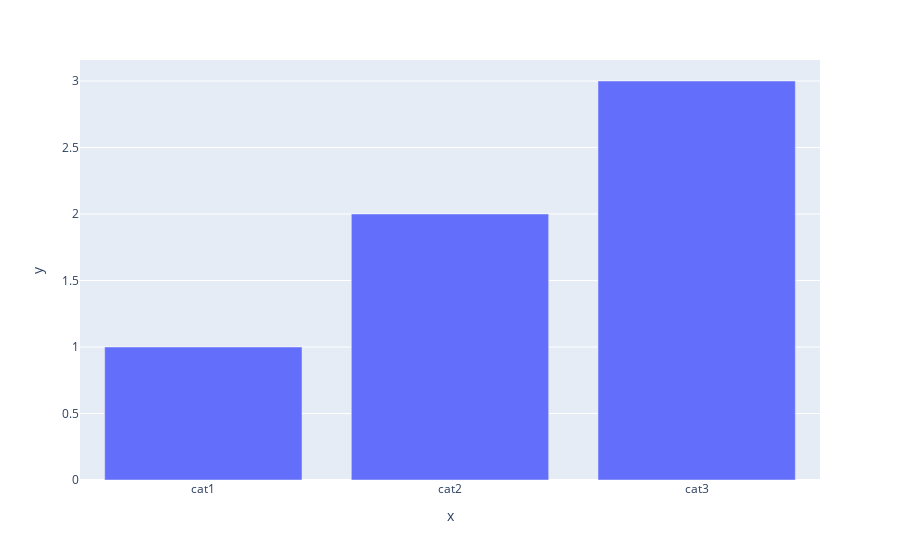

The code cell stored with this chart in its notebook:
### Markdown cell above
3. <b>Bar plots:</b> Bar plots can be used to visualize categorical data.

### Code cell
# Create some sample data
categories = ['cat1', 'cat2', 'cat3']
values = [1, 2, 3]

# Create a bar plot
fig = px.bar(x=categories, y=values)
fig.show()

### Figure 1 — Plotly figure (JSON) as saved in the notebook; plotly's stock layout.template omitted (floating-point values rounded to 4 significant figures)
{"data": [{"alignmentgroup": "True", "hovertemplate": "x=%{x}<br>y=%{y}<extra></extra>", "legendgroup": "", "marker": {"color": "#636efa", "pattern": {"shape": ""}}, "name": "", "offsetgroup": "", "orientation": "v", "showlegend": false, "textposition": "auto", "type": "bar", "x": ["cat1", "cat2", "cat3"], "xaxis": "x", "y": [1, 2, 3], "yaxis": "y"}], "layout": {"autosize": true, "barmode": "relative", "legend": {"tracegroupgap": 0}, "margin": {"t": 60}, "xaxis": {"anchor": "y", "autorange": true, "domain": [0, 1], "range": [-0.5, 2.5], "title": {"text": "x"}, "type": "category"}, "yaxis": {"anchor": "x", "autorange": true, "domain": [0, 1], "range": [0, 3.158], "title": {"text": "y"}, "type": "linear"}}}
